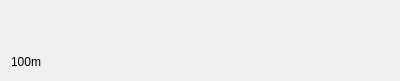
<?xml version="1.0" encoding="UTF-8"?>
<ui version="4.0">
 <class>StationWidget</class>
 <widget class="QWidget" name="StationWidget">
  <property name="geometry">
   <rect>
    <x>0</x>
    <y>0</y>
    <width>400</width>
    <height>81</height>
   </rect>
  </property>
  <property name="sizePolicy">
   <sizepolicy hsizetype="Fixed" vsizetype="Fixed">
    <horstretch>0</horstretch>
    <verstretch>0</verstretch>
   </sizepolicy>
  </property>
  <property name="windowTitle">
   <string>Dialog</string>
  </property>
  <layout class="QGridLayout" name="gridLayout">
   <item row="0" column="3" rowspan="2">
    <layout class="QHBoxLayout" name="horizontalLayout">
     <item>
      <widget class="QLabel" name="slotIcon">
       <property name="text">
        <string/>
       </property>
       <property name="pixmap">
        <pixmap resource="../res/lugdulov.qrc">:/res/slot.png</pixmap>
       </property>
      </widget>
     </item>
     <item>
      <widget class="QLabel" name="slotLabel">
       <property name="text">
        <string/>
       </property>
      </widget>
     </item>
     <item>
      <widget class="QLabel" name="bikeIcon">
       <property name="text">
        <string/>
       </property>
       <property name="pixmap">
        <pixmap resource="../res/lugdulov.qrc">:/res/bike.png</pixmap>
       </property>
      </widget>
     </item>
     <item>
      <widget class="QLabel" name="bikeLabel">
       <property name="text">
        <string/>
       </property>
      </widget>
     </item>
    </layout>
   </item>
   <item row="1" column="0" colspan="2">
    <widget class="QLabel" name="dstLabel">
     <property name="text">
      <string>100m</string>
     </property>
    </widget>
   </item>
   <item row="1" column="2">
    <widget class="QLabel" name="bookmarkLabel">
     <property name="maximumSize">
      <size>
       <width>16</width>
       <height>16</height>
      </size>
     </property>
     <property name="text">
      <string/>
     </property>
     <property name="pixmap">
      <pixmap resource="../res/lugdulov.qrc">:/res/favorites.png</pixmap>
     </property>
     <property name="scaledContents">
      <bool>true</bool>
     </property>
    </widget>
   </item>
  </layout>
 </widget>
 <resources>
  <include location="../res/lugdulov.qrc"/>
 </resources>
 <connections/>
</ui>
